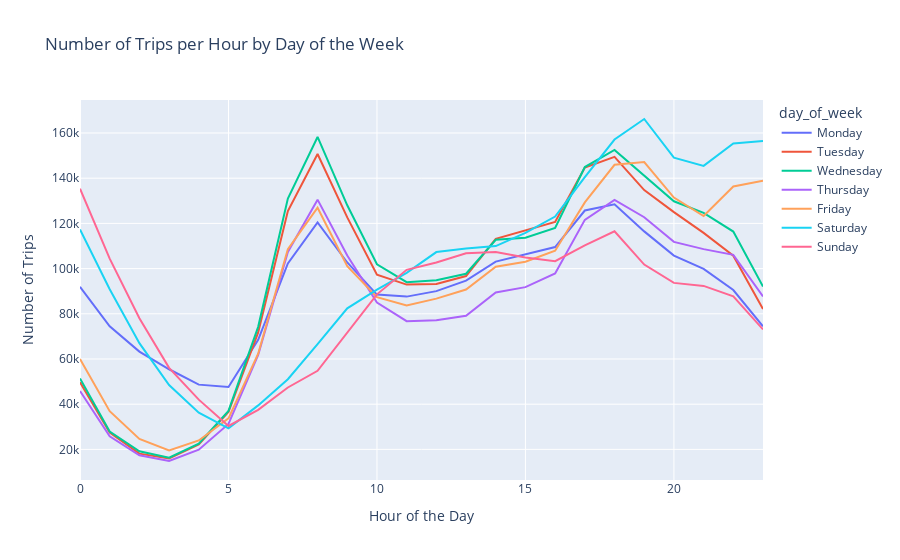

The cell this chart's notebook holds for it:
### Markdown cell above
office workers patterns 
lets check if it differs by day

### Code cell
df['hour_of_day'] = df['pickup_datetime'].dt.hour
df['day_of_week'] = df['pickup_datetime'].dt.day_name()

grouped = df.groupby(['day_of_week', 'hour_of_day']).size().reset_index(name='trip_count')
day_order = ['Monday', 'Tuesday', 'Wednesday', 'Thursday', 'Friday', 'Saturday', 'Sunday']
grouped['day_of_week'] = pd.Categorical(grouped['day_of_week'], categories=day_order, ordered=True)
grouped = grouped.sort_values(['day_of_week', 'hour_of_day'])

fig = px.line(
    grouped,
    x='hour_of_day',
    y='trip_count',
    color='day_of_week',
    labels={'hour_of_day': 'Hour of the Day', 'trip_count': 'Number of Trips'},
    title='Number of Trips per Hour by Day of the Week'
)
fig.show()

### Figure 1 — Plotly figure (JSON) as saved in the notebook; plotly's stock layout.template omitted (floating-point values rounded to 4 significant figures)
{"data": [{"hovertemplate": "day_of_week=Monday<br>Hour of the Day=%{x}<br>Number of Trips=%{y}<extra></extra>", "legendgroup": "Monday", "line": {"color": "#636efa", "dash": "solid"}, "marker": {"symbol": "circle"}, "mode": "lines", "name": "Monday", "orientation": "v", "showlegend": true, "type": "scatter", "x": [0, 1, 2, 3, 4, 5, 6, 7, 8, 9, 10, 11, 12, 13, 14, 15, 16, 17, 18, 19, 20, 21, 22, 23], "xaxis": "x", "y": [91958, 74482, 63277, 55459, 48658, 47584, 68503, 102299, 120465, 102714, 88514, 87608, 90041, 94662, 103089, 106356, 109550, 125700, 128459, 116466, 105765, 99882, 90522, 74441], "yaxis": "y"}, {"hovertemplate": "day_of_week=Tuesday<br>Hour of the Day=%{x}<br>Number of Trips=%{y}<extra></extra>", "legendgroup": "Tuesday", "line": {"color": "#EF553B", "dash": "solid"}, "marker": {"symbol": "circle"}, "mode": "lines", "name": "Tuesday", "orientation": "v", "showlegend": true, "type": "scatter", "x": [0, 1, 2, 3, 4, 5, 6, 7, 8, 9, 10, 11, 12, 13, 14, 15, 16, 17, 18, 19, 20, 21, 22, 23], "xaxis": "x", "y": [49686, 27444, 18132, 15949, 22159, 36582, 71742, 125479, 150705, 122645, 97288, 92921, 93214, 96727, 113155, 116993, 120660, 144732, 149436, 134729, 124991, 115820, 105685, 82079], "yaxis": "y"}, {"hovertemplate": "day_of_week=Wednesday<br>Hour of the Day=%{x}<br>Number of Trips=%{y}<extra></extra>", "legendgroup": "Wednesday", "line": {"color": "#00cc96", "dash": "solid"}, "marker": {"symbol": "circle"}, "mode": "lines", "name": "Wednesday", "orientation": "v", "showlegend": true, "type": "scatter", "x": [0, 1, 2, 3, 4, 5, 6, 7, 8, 9, 10, 11, 12, 13, 14, 15, 16, 17, 18, 19, 20, 21, 22, 23], "xaxis": "x", "y": [51396, 27915, 19178, 16338, 22529, 37042, 74224, 130958, 158248, 128013, 101892, 93979, 94877, 97722, 112736, 113667, 117985, 144943, 152483, 140955, 129783, 124684, 116390, 92039], "yaxis": "y"}, {"hovertemplate": "day_of_week=Thursday<br>Hour of the Day=%{x}<br>Number of Trips=%{y}<extra></extra>", "legendgroup": "Thursday", "line": {"color": "#ab63fa", "dash": "solid"}, "marker": {"symbol": "circle"}, "mode": "lines", "name": "Thursday", "orientation": "v", "showlegend": true, "type": "scatter", "x": [0, 1, 2, 3, 4, 5, 6, 7, 8, 9, 10, 11, 12, 13, 14, 15, 16, 17, 18, 19, 20, 21, 22, 23], "xaxis": "x", "y": [45833, 25816, 17406, 14868, 19895, 31267, 61775, 107392, 130511, 105806, 84995, 76743, 77144, 79147, 89403, 91791, 97861, 121572, 130410, 122738, 111822, 108621, 106068, 87695], "yaxis": "y"}, {"hovertemplate": "day_of_week=Friday<br>Hour of the Day=%{x}<br>Number of Trips=%{y}<extra></extra>", "legendgroup": "Friday", "line": {"color": "#FFA15A", "dash": "solid"}, "marker": {"symbol": "circle"}, "mode": "lines", "name": "Friday", "orientation": "v", "showlegend": true, "type": "scatter", "x": [0, 1, 2, 3, 4, 5, 6, 7, 8, 9, 10, 11, 12, 13, 14, 15, 16, 17, 18, 19, 20, 21, 22, 23], "xaxis": "x", "y": [59982, 36927, 24653, 19575, 23967, 33738, 62315, 108626, 126918, 101038, 87360, 83692, 86724, 90751, 100847, 103006, 107894, 129289, 145923, 147128, 131421, 123256, 136352, 138874], "yaxis": "y"}, {"hovertemplate": "day_of_week=Saturday<br>Hour of the Day=%{x}<br>Number of Trips=%{y}<extra></extra>", "legendgroup": "Saturday", "line": {"color": "#19d3f3", "dash": "solid"}, "marker": {"symbol": "circle"}, "mode": "lines", "name": "Saturday", "orientation": "v", "showlegend": true, "type": "scatter", "x": [0, 1, 2, 3, 4, 5, 6, 7, 8, 9, 10, 11, 12, 13, 14, 15, 16, 17, 18, 19, 20, 21, 22, 23], "xaxis": "x", "y": [117279, 90836, 67011, 48450, 36252, 29339, 39472, 51055, 66616, 82406, 90727, 98101, 107310, 108906, 109958, 115796, 123040, 140431, 157100, 166194, 149102, 145467, 155322, 156405], "yaxis": "y"}, {"hovertemplate": "day_of_week=Sunday<br>Hour of the Day=%{x}<br>Number of Trips=%{y}<extra></extra>", "legendgroup": "Sunday", "line": {"color": "#FF6692", "dash": "solid"}, "marker": {"symbol": "circle"}, "mode": "lines", "name": "Sunday", "orientation": "v", "showlegend": true, "type": "scatter", "x": [0, 1, 2, 3, 4, 5, 6, 7, 8, 9, 10, 11, 12, 13, 14, 15, 16, 17, 18, 19, 20, 21, 22, 23], "xaxis": "x", "y": [135368, 104425, 78023, 56102, 42020, 30382, 37487, 47404, 54788, 71848, 88615, 99456, 102723, 106754, 107318, 104947, 103276, 110291, 116498, 101785, 93688, 92345, 87689, 73080], "yaxis": "y"}], "layout": {"autosize": true, "legend": {"title": {"text": "day_of_week"}, "tracegroupgap": 0}, "title": {"text": "Number of Trips per Hour by Day of the Week"}, "xaxis": {"anchor": "y", "autorange": true, "domain": [0, 1], "range": [0, 23], "title": {"text": "Hour of the Day"}, "type": "linear"}, "yaxis": {"anchor": "x", "autorange": true, "domain": [0, 1], "range": [6461, 174601], "title": {"text": "Number of Trips"}, "type": "linear"}}}
